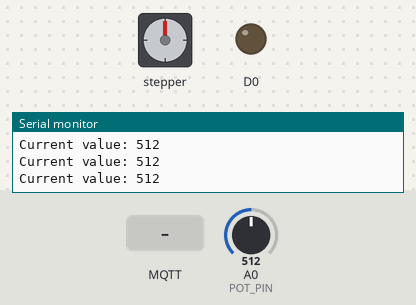
Simulated run of this sketch. Board: ESP8266 (NodeMCU). Shown: stepper motor, output pins drawn as LEDs (lit = HIGH), the last lines printed to the serial monitor. The test bench sets the inputs (shaded band); at power-on: A0 (POT_PIN) = 512. WiFi joins after 1.5 s; servers stay silent unless stated; EEPROM starts erased; no MQTT or app messages arrive unless stated; stepper angles assume 200 steps per turn.

Above: at 2.45 s.
2.8 s: A0 (POT_PIN) set to 90
At 3.29 s:
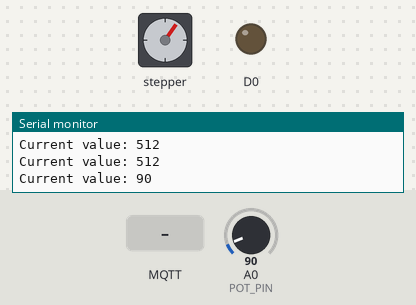
5.8 s: A0 (POT_PIN) set to 110
At 5.98 s:
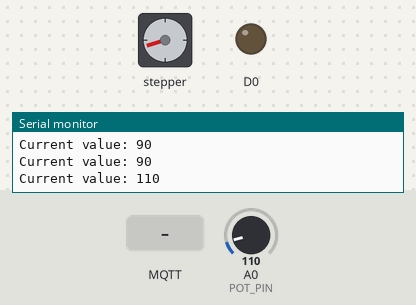
8.8 s: MQTT message "1" arrives on the first subscribed topic
At 9.55 s:
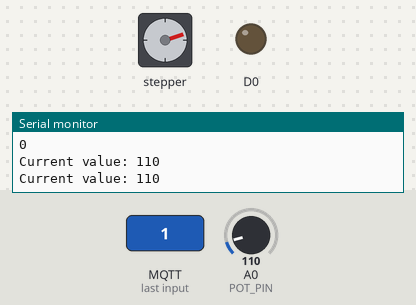
Timing chart, 0 to 67.3 s (numbered marks = the images above; inputs shaded):
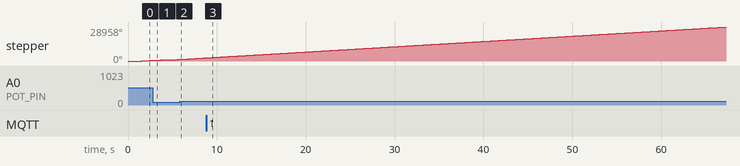

The sketch:

esp.ino
```cpp
#include <ESP8266WiFi.h>
#include <ESP8266WebServer.h>
#include <EEPROM.h>
#include <PubSubClient.h>
#include <Stepper.h>
#include "ArduinoJson.h"


#define DEVICE_NAME "[MPD] DualC Phone Amp"
#define DEVICE_PASSWORD "mpdpassword"
#define CONNECTION_ATTEMPTS 30
#define DEVICE_TYPE "dual-c-phone-amp"
#define MQTT_DEFAULT_PORT 1883
#define MQTT_ADDR "broker.emqx.io"
#define STEPS 200
#define POT_PIN A0

Stepper stepper(STEPS, D1, D2, D5, D6);
const int potsCount = 2;

bool isRotating = true;
const int dt = 5;
const int dt_max = 100;

int target_1 = 0;
int target_2 = 0;


WiFiClient espClient;
PubSubClient mqttClient(espClient);

ESP8266WebServer server(80);
bool mayConnectBroker = true;


void rotatePot(int targetValue, int potValue) {
  if (potValue < targetValue - dt_max) {
    stepper.step(-100);
  } else if (potValue < targetValue - dt) {
    stepper.step(-20);
  } else if (potValue > targetValue + dt_max) {
    stepper.step(100);
  } else if (potValue > targetValue + dt) {
    stepper.step(20);
  } else {
    isRotating = false;
    stepper.step(0);
  }
}


String readFromEeprom(int start, int end) {
  String data = "";
  for (int i = start; i < end; ++i) {
    data += char(EEPROM.read(i));
  }
  return data;
}

void writeToEprom(String row, int start, int end) {
  for (int i = start; i < end; ++i) {
    EEPROM.write(i, i - start < row.length() ? row[i - start] : 0);
  }
  EEPROM.commit();
}

bool connectWifiNetwork(String ssid, String password) {
  WiFi.begin(ssid.c_str(), password.c_str());
  Serial.println("");
  Serial.print("[MPD] Connecting to network: ");
  Serial.println(ssid);
  int counter = 0;
  while (WiFi.status() != WL_CONNECTED && counter < CONNECTION_ATTEMPTS) {
    delay(500);
    Serial.print(".");
    counter++;
  }
  return WiFi.status() == WL_CONNECTED;
}

bool connectPreviousNetwork() {
  String ssid = readFromEeprom(0, 32);
  String password = readFromEeprom(32, 96);
  return connectWifiNetwork(ssid, password);
}

void changePreset(char* topic, byte* payload, unsigned int length) {
  Serial.println("[MPD] IT WORKED!");
  DynamicJsonDocument doc(2048);

  deserializeJson(doc, payload);

  target_1 = doc[0]["value"];
  isRotating = true;
  Serial.println(target_1);
}

void startAccessPoint() {
  Serial.println("Starting AP mode");
  WiFi.softAP(DEVICE_NAME, DEVICE_PASSWORD);
  IPAddress IP = WiFi.softAPIP();
  Serial.print("AP IP address: ");
  Serial.println(IP);
}

void handleNetworkChange() {
  if (server.method() == HTTP_POST) {
    Serial.println("[MPD] Changing wifi network");
    String ssid = server.arg("ssid");
    String password = server.arg("password");
    writeToEprom(ssid, 0, 32);
    writeToEprom(password, 32, 96);
    bool connectionStatus = connectWifiNetwork(ssid, password);
    if (connectionStatus) {
      mayConnectBroker = true;
      Serial.print("\n[MPD] Successfuly connected to ");
      Serial.println(ssid);
      Serial.println("[MPD] Connecting to MQTT Broker");
      mqttClient.setServer(MQTT_ADDR, MQTT_DEFAULT_PORT);
      mqttClient.setCallback(changePreset);
      connectToMQTTBroker();
    } else {
      Serial.println("[MPD] Wi-Fi connection failed");
    }
  }
}

void handleInfo() {
  String macAddress = WiFi.macAddress();
  String jsonResponse = "{\"mac\":\"" + macAddress + "\", \"device\":\"" + String(DEVICE_TYPE) + "\"}";
  server.send(200, "application/json", jsonResponse);
}

void connectToMQTTBroker() {
  mqttClient.setCallback(changePreset);
  while (!mqttClient.connected()) {
    String client_id = "mpd-id-" + String(WiFi.macAddress());
    String mac = String(WiFi.macAddress());
    mac.replace(":", "");
    String topic = mac;
    if (mqttClient.connect(client_id.c_str())) {
      mayConnectBroker = true;
      Serial.println("[MPD] Connected to MQTT broker");
      mqttClient.subscribe(topic.c_str());
      Serial.print("[MPD] Listening to topic: ");
      Serial.println(topic);
      WiFi.softAPdisconnect(true);
      Serial.println("[MPD] AP mode disabled after connecting to MQTT broker");
    } else {
      Serial.print("[MPD] Failed to connect to MQTT broker, rc=");
      Serial.print(mqttClient.state());
      Serial.println(" try again in 5 seconds");
      delay(5000);
    }
  }
}

void setup() {

  pinMode(D0, OUTPUT);
  pinMode(D1, OUTPUT);

  Serial.begin(115200);
  EEPROM.begin(512);
  bool status = connectPreviousNetwork();
  if (!status) {
    Serial.println("[MPD] Previous Wi-Fi network is not specified");
    startAccessPoint();
  } else {
    Serial.println("\n[MPD] Successfuly connected to Wi-Fi newtork");
    Serial.println("[MPD] Connecting to MQTT Broker...");
    mqttClient.setServer(MQTT_ADDR, MQTT_DEFAULT_PORT);
    mqttClient.setCallback(changePreset);
    connectToMQTTBroker();
  }
  server.on("/info", HTTP_GET, handleInfo);
  server.on("/changenet", HTTP_POST, handleNetworkChange);
  server.begin();
  stepper.setSpeed(100);
}

void loop() {

  server.handleClient();
  if (mqttClient.connected() && mayConnectBroker) {
    mqttClient.loop();
  }

  int potValue = analogRead(POT_PIN);

  Serial.print("Current value: ");
  Serial.println(potValue);

  if (isRotating) {
    rotatePot(target_1, potValue);
  }
  delay(100);
}
```
